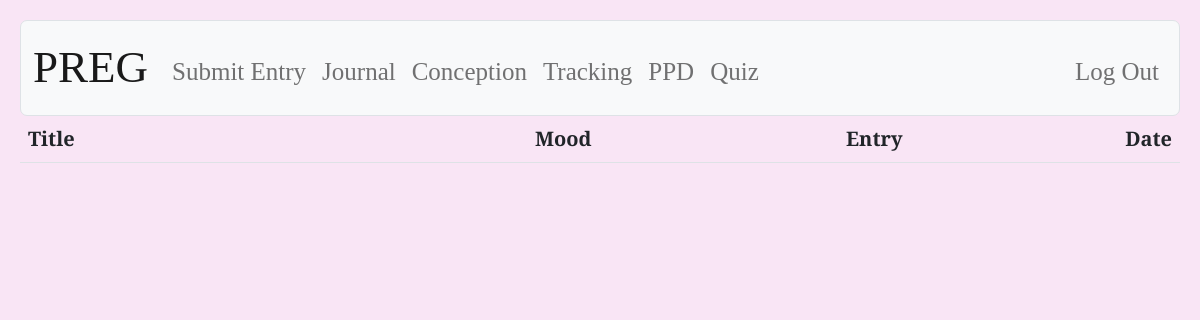
Page /journal (signed in) on the earlier database version.
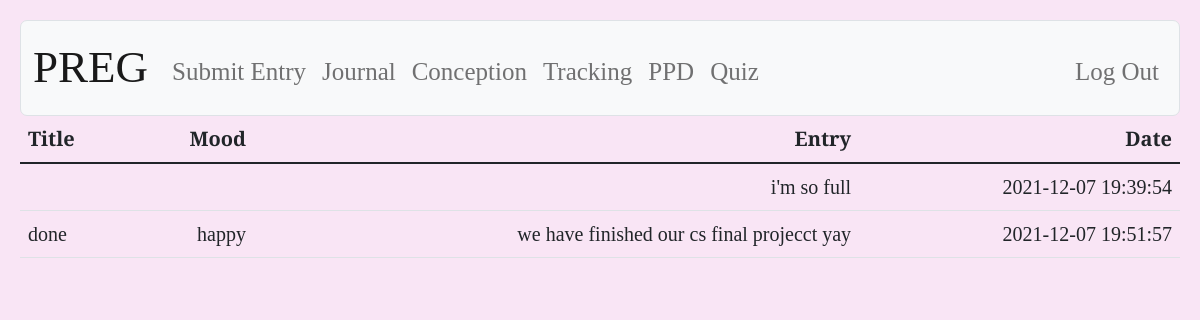
Same page on the later database version.
### tables this page shows
CREATE TABLE journal (id INTEGER, user_id INTEGER, title TEXT, mood TEXT, entry TEXT, timestamp DATETIME default(CURRENT_TIMESTAMP), PRIMARY KEY(id), FOREIGN KEY (user_id) REFERENCES users(id));

### app.py (the view)
@app.route("/journal")
@login_required
def journal():
    entries = db.execute("SELECT * FROM journal WHERE user_id = ?", session["user_id"])
    return render_template("journal.html", entries=entries)

### helpers.py (called while the page is built)
def login_required(f):
    @wraps(f)
    def decorated_function(*args, **kwargs):
        if session.get("user_id") is None:
            return redirect("/login")
        return f(*args, **kwargs)
    return decorated_function

### templates/journal.html (shortened to what this page needs)
{% extends 'base.html' %}
{% block content %}
    <table class="table">
        <thead>
            <tr>
                <th class="text-start">Title</th>
                <th class="text-end">Mood</th>
                <th class="text-end">Entry</th>
                <th class="text-end">Date</th>
            </tr>
        </thead>
        <tbody>
            {% for entry in entries %}
            <tr>
                <td class="text-start">{{ entry.title }}</td>
                <td class="text-end">{{ entry.mood }}</td>
                <td class="text-end">{{ entry.entry }}</td>
                <td class="text-end">{{ entry.timestamp }}</td>
            </tr>
            {% endfor %}
        </tbody>
    </table>
{% endblock %}

### templates/base.html (shortened to what this page needs)
<!doctype html>
<html lang="en">
<head>
    <link href="https://cdn.jsdelivr.net/npm/bootstrap@5.1.3/dist/css/bootstrap.min.css" rel="stylesheet">
    <link href="/static/css/style.css" rel="stylesheet">
</head>
<body>
    <nav class="bg-light border navbar navbar-expand-md navbar-light">
        <div class="container-fluid">
            <a class="navbar-brand" href="/"><span class="red">PREG</span></a>
            <div class="collapse navbar-collapse" id="navbar">
                {% if session["user_id"] %}
                    <ul class="navbar-nav me-auto mt-2">
                        <li class="nav-item"><a class="nav-link" href="/submitentry">Submit Entry</a></li>
                        <li class="nav-item"><a class="nav-link" href="/journal">Journal</a></li>
                        <li class="nav-item"><a class="nav-link" href="/conception">Conception</a></li>
                        <li class="nav-item"><a class="nav-link" href="/tracking">Tracking</a></li>
                        <li class="nav-item"><a class="nav-link" href="/ppd">PPD</a></li>
                        <li class="nav-item"><a class="nav-link" href="/quiz">Quiz</a></li>
                    </ul>
                    <ul class="navbar-nav ms-auto mt-2">
                        <li class="nav-item"><a class="nav-link" href="/logout">Log Out</a></li>
                    </ul>
                {% else %}
                    <ul class="navbar-nav ms-auto mt-2">
                        <li class="nav-item"><a class="nav-link" href="/register">Register</a></li>
                        <li class="nav-item"><a class="nav-link" href="/login">Log In</a></li>
                    </ul>
                {% endif %}
            </div>
        </div>
    </nav>
    {% block content%}{% endblock %}
</body>
</html>

### static/css/style.css (style rules this page uses)
nav { font-family: 'Cormorant Garamond', serif; font-size: 25px; border-radius: 7px; }
.navbar-brand { font-family: 'Cormorant Garamond', serif; font-size: 45px; }
body { margin:0; padding:20px; font-family: 'Cormorant Garamond', serif; font-size: 20px; background-color: #F9E5F5; }

Differences in the rows shown:
added journal: entry "i'm so full", timestamp "2021-12-07 19:39:54"
added journal: title "done", mood "happy", entry "we have finished our cs final projecct yay", timestamp "2021-12-07 19:51:57"
